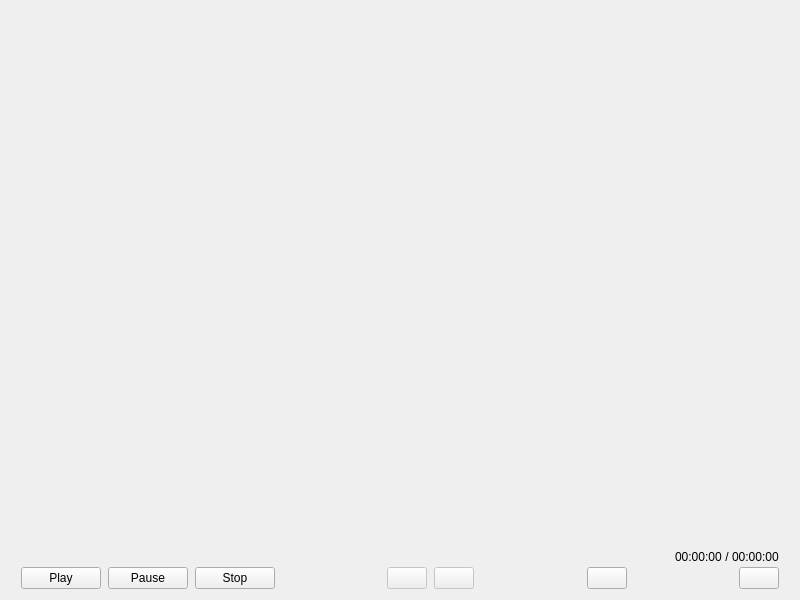
<?xml version="1.0" encoding="UTF-8"?>
<ui version="4.0">
 <class>playerGst_wl</class>
 <widget class="QWidget" name="playerGst_wl">
  <property name="geometry">
   <rect>
    <x>0</x>
    <y>0</y>
    <width>800</width>
    <height>600</height>
   </rect>
  </property>
  <property name="windowTitle">
   <string notr="true"/>
  </property>
  <layout class="QVBoxLayout" name="verticalLayout" stretch="1,0">
   <property name="spacing">
    <number>0</number>
   </property>
   <item>
    <widget class="QLabel" name="label_logo">
     <property name="text">
      <string notr="true"/>
     </property>
     <property name="pixmap">
      <pixmap resource="../../screencast.qrc">:/pictures/logo/logo.png</pixmap>
     </property>
     <property name="alignment">
      <set>Qt::AlignCenter</set>
     </property>
    </widget>
   </item>
   <item>
    <widget class="QWidget" name="widget_menuebar" native="true">
     <layout class="QVBoxLayout" name="verticalLayout_3">
      <property name="spacing">
       <number>0</number>
      </property>
      <property name="leftMargin">
       <number>10</number>
      </property>
      <property name="topMargin">
       <number>0</number>
      </property>
      <property name="rightMargin">
       <number>10</number>
      </property>
      <property name="bottomMargin">
       <number>0</number>
      </property>
      <item>
       <layout class="QHBoxLayout" name="horizontalLayout_2">
        <item>
         <spacer name="horizontalSpacer_3">
          <property name="orientation">
           <enum>Qt::Horizontal</enum>
          </property>
          <property name="sizeHint" stdset="0">
           <size>
            <width>40</width>
            <height>20</height>
           </size>
          </property>
         </spacer>
        </item>
        <item>
         <widget class="QLabel" name="label_playbackTime">
          <property name="text">
           <string notr="true">00:00:00</string>
          </property>
         </widget>
        </item>
        <item>
         <widget class="QLabel" name="label_3">
          <property name="text">
           <string notr="true"> / </string>
          </property>
         </widget>
        </item>
        <item>
         <widget class="QLabel" name="label_duration">
          <property name="text">
           <string notr="true">00:00:00</string>
          </property>
         </widget>
        </item>
       </layout>
      </item>
      <item>
       <layout class="QHBoxLayout" name="horizontalLayout">
        <property name="spacing">
         <number>7</number>
        </property>
        <item>
         <widget class="QPushButton" name="pushButtonPlay">
          <property name="text">
           <string>Play</string>
          </property>
          <property name="icon">
           <iconset resource="../../screencast.qrc">
            <normaloff>:/pictures/player/start.png</normaloff>:/pictures/player/start.png</iconset>
          </property>
         </widget>
        </item>
        <item>
         <widget class="QPushButton" name="pushButtonPause">
          <property name="enabled">
           <bool>true</bool>
          </property>
          <property name="text">
           <string>Pause</string>
          </property>
          <property name="icon">
           <iconset resource="../../screencast.qrc">
            <normaloff>:/pictures/player/pause.png</normaloff>:/pictures/player/pause.png</iconset>
          </property>
         </widget>
        </item>
        <item>
         <widget class="QPushButton" name="pushButtonStop">
          <property name="enabled">
           <bool>true</bool>
          </property>
          <property name="text">
           <string>Stop</string>
          </property>
          <property name="icon">
           <iconset resource="../../screencast.qrc">
            <normaloff>:/pictures/player/stop.png</normaloff>:/pictures/player/stop.png</iconset>
          </property>
         </widget>
        </item>
        <item>
         <spacer name="horizontalSpacer">
          <property name="orientation">
           <enum>Qt::Horizontal</enum>
          </property>
          <property name="sizeHint" stdset="0">
           <size>
            <width>40</width>
            <height>20</height>
           </size>
          </property>
         </spacer>
        </item>
        <item>
         <widget class="QPushButton" name="pushButtonFrameBackward">
          <property name="enabled">
           <bool>false</bool>
          </property>
          <property name="text">
           <string notr="true"/>
          </property>
          <property name="icon">
           <iconset resource="../../screencast.qrc">
            <normaloff>:/pictures/player/go-previous.png</normaloff>:/pictures/player/go-previous.png</iconset>
          </property>
         </widget>
        </item>
        <item>
         <widget class="QPushButton" name="pushButtonFrameForward">
          <property name="enabled">
           <bool>false</bool>
          </property>
          <property name="text">
           <string notr="true"/>
          </property>
          <property name="icon">
           <iconset resource="../../screencast.qrc">
            <normaloff>:/pictures/player/go-next.png</normaloff>:/pictures/player/go-next.png</iconset>
          </property>
         </widget>
        </item>
        <item>
         <spacer name="horizontalSpacer_4">
          <property name="orientation">
           <enum>Qt::Horizontal</enum>
          </property>
          <property name="sizeHint" stdset="0">
           <size>
            <width>40</width>
            <height>20</height>
           </size>
          </property>
         </spacer>
        </item>
        <item>
         <widget class="QPushButton" name="pushButtonOpenFile">
          <property name="text">
           <string notr="true"/>
          </property>
          <property name="icon">
           <iconset resource="../../screencast.qrc">
            <normaloff>:/pictures/player/document-open.png</normaloff>:/pictures/player/document-open.png</iconset>
          </property>
         </widget>
        </item>
        <item>
         <spacer name="horizontalSpacer_5">
          <property name="orientation">
           <enum>Qt::Horizontal</enum>
          </property>
          <property name="sizeHint" stdset="0">
           <size>
            <width>40</width>
            <height>20</height>
           </size>
          </property>
         </spacer>
        </item>
        <item>
         <widget class="QPushButton" name="pushButtonMute">
          <property name="text">
           <string notr="true"/>
          </property>
          <property name="icon">
           <iconset resource="../../screencast.qrc">
            <normaloff>:/pictures/player/audio-volume-high.png</normaloff>:/pictures/player/audio-volume-high.png</iconset>
          </property>
          <property name="checkable">
           <bool>true</bool>
          </property>
         </widget>
        </item>
       </layout>
      </item>
     </layout>
    </widget>
   </item>
  </layout>
 </widget>
 <resources>
  <include location="../../screencast.qrc"/>
 </resources>
 <connections/>
</ui>
